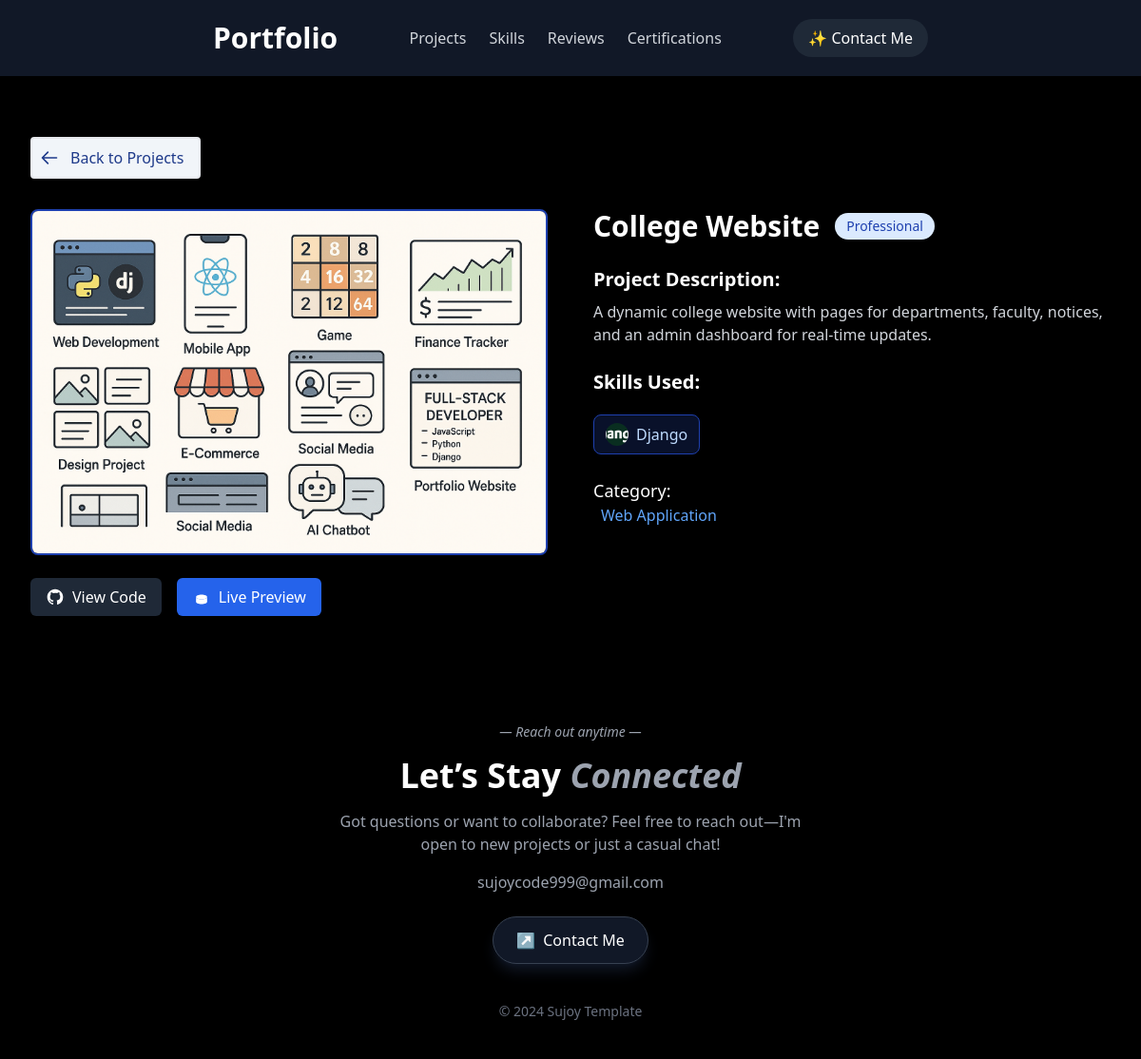
Before: /projects/6/ with the older database file.
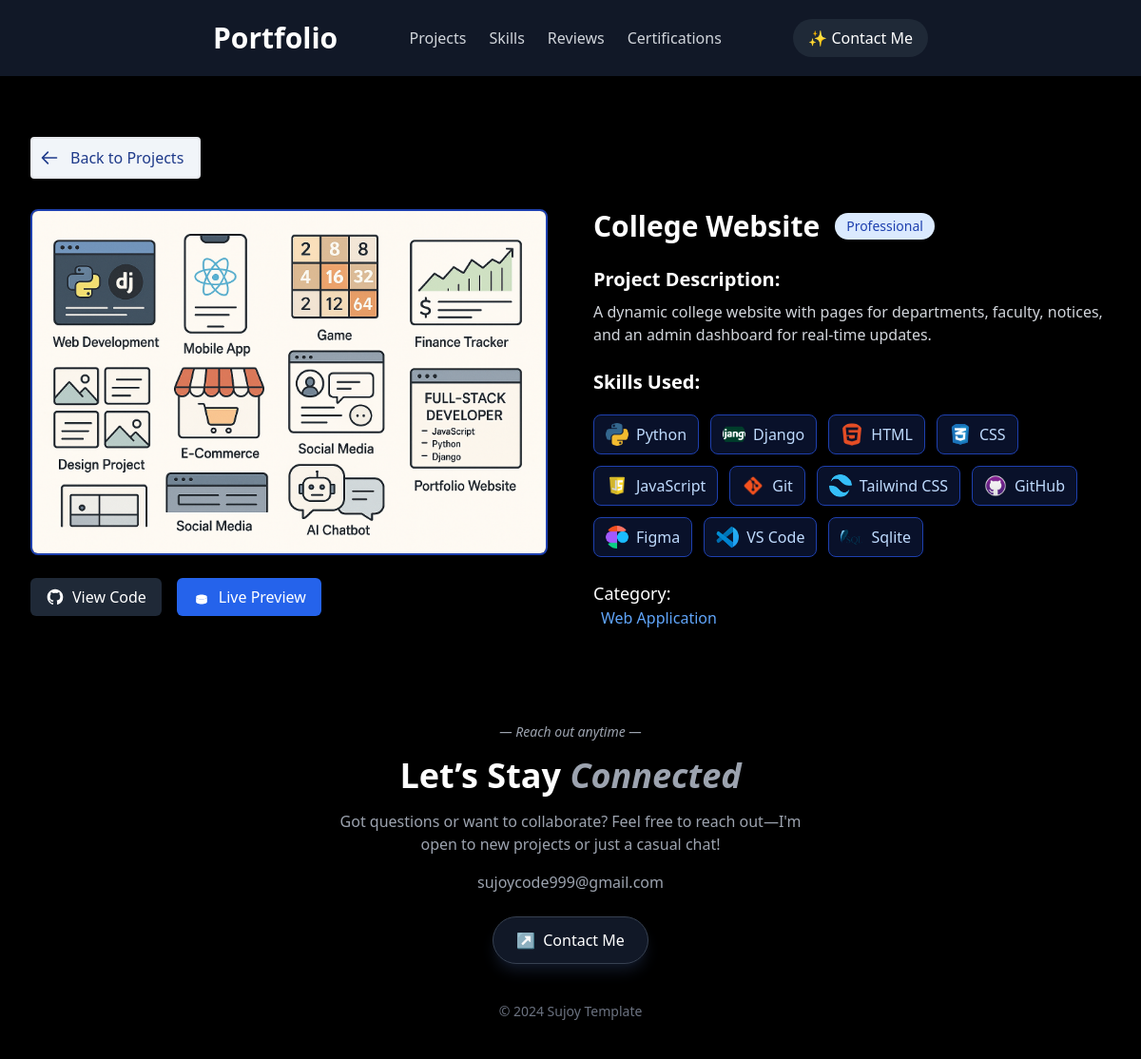
After: the same page with the newer database file.
### pages/models.py (models this page shows, shortened)
class All_Skills(models.Model):
    skills_name = models.CharField(max_length=100)
    skills_img = models.ImageField(upload_to='skills_images/')
    proficiency = models.IntegerField(help_text="Proficiency level from 1 to 10")

### pages/views.py (the view)
# urls.py: path('projects/<int:pk>/', views.project_detail, name='project_detail'),
def project_detail(request, pk):
    project = get_object_or_404(Project, pk=pk)
    return render(request, 'project_detils.html', {'project': project})

### templates/project_detils.html (shortened to what this page needs)
{% extends "base.html" %}
{% block content %}
<section class="py-12 px-4 sm:px-6 lg:px-8 max-w-7xl mx-auto mt-24">
    <div class="mb-8">
        <a href="{% url 'projects_list' %}" class="inline-flex items-center  text-blue-900 hover:text-blue-800 border-2 rounded px-2 bg-slate-100">
            <svg class="w-5 h-5 mr-1" fill="none" stroke="currentColor" viewBox="0 0 24 24">
                <path stroke-linecap="round" stroke-linejoin="round" stroke-width="2" d="M10 19l-7-7m0 0l7-7m-7 7h18" />
            </svg>
            <span class="p-2">Back to Projects</span>
        </a>
    </div>
    <div class="grid grid-cols-1 lg:grid-cols-2 gap-12">
        <div>
            <div class="rounded-lg overflow-hidden shadow-lg mb-6 border-2 border-blue-800">
                <img src="{{ project.image.url }}" alt="{{ project.project_name }}" class="w-full h-auto">
            </div>
            <div class="flex flex-wrap gap-4 mb-6">
                {% if project.github_link %}
                <a href="{{ project.github_link }}" target="_blank" class="inline-flex items-center px-4 py-2 bg-gray-800 text-white rounded-md hover:bg-gray-700 transition-colors">
                    <span>View Code</span>
                </a>
                {% endif %}
                {% if project.preview_link %}
                <a href="{{ project.preview_link }}" target="_blank" class="inline-flex items-center px-4 py-2 bg-blue-600 text-white rounded-md hover:bg-blue-700 transition-colors">
                    <svg class="w-5 h-5 mr-2" fill="currentColor" viewBox="0 0 24 24">
                        <path d="M12 15c3.866 0 7-1.343 7-3s-3.134-3-7-3-7 1.343-7 3 3.134 3 7 3z" />
                        <path d="M12 15c3.866 0 7-1.343 7-3v6c0 1.657-3.134 3-7 3s-7-1.343-7-3v-6c0 1.657 3.134 3 7 3z" />
                    </svg>
                    <span>Live Preview</span>
                </a>
                {% endif %}
            </div>
        </div>
        <div>
            <div class="flex items-center gap-4 mb-6">
                <h1 class="text-3xl font-bold text-white  decoration-blue-500 decoration-2">{{ project.project_name }}</h1>
                <span class="px-3 py-1 text-sm rounded-full bg-blue-100 text-blue-800 dark:bg-blue-900 dark:text-blue-200">
                    {{ project.get_project_type_display }}
                </span>
            </div>
            <div class="mb-6">
                <h2 class="text-xl font-semibold text-white mb-2  decoration-blue-400 decoration-2">Project Description:</h2>
                <div class="prose dark:prose-invert max-w-none text-gray-300">
                    {{ project.description|linebreaks }}
                </div>
            </div>
            <div>
                <h2 class="text-xl font-semibold text-white mb-2  decoration-blue-400 decoration-2">Skills Used:</h2>
                <div class="flex flex-wrap gap-3 mt-5">
                    {% for skill in project.skills_used.all %}
                    <div class="flex items-center gap-2 px-3 py-2 bg-blue-900/30 rounded-lg border border-blue-800">
                        <img src="{{ skill.skills_img.url }}" alt="{{ skill.skills_name }}" class="w-6 h-6 rounded-full object-cover">
                        <span class="text-blue-200 font-medium">{{ skill.skills_name }}</span>
                    </div>
                    {% endfor %}
                </div>
            </div>
            <div class="mt-6">
                <div>
                    <h2 class="text-lg font-medium text-white">Category:</h2>
                    <p class="text-blue-400 font-medium px-2">{{ project.category }}</p>
                </div>
        </div>
        </div>
    </div>
</section>
{% endblock %}

Changed rows visible on the page:
now on this page (row edited): All_Skills: skills_img (picture), skills_name "Python"
changed All_Skills "Django": skills_img: a different picture
now on this page (row unchanged): All_Skills: skills_img (picture), skills_name "HTML"
now on this page (row unchanged): All_Skills: skills_img (picture), skills_name "CSS"
now on this page (row edited): All_Skills: skills_img (picture), skills_name "JavaScript"
now on this page (row edited): All_Skills: skills_img (picture), skills_name "Git"
now on this page (row edited): All_Skills: skills_img (picture), skills_name "Tailwind CSS"
now on this page (row edited): All_Skills: skills_img (picture), skills_name "GitHub"
now on this page (row edited): All_Skills: skills_img (picture), skills_name "Figma"
now on this page (row edited): All_Skills: skills_img (picture), skills_name "VS Code"
added All_Skills: skills_img (picture), skills_name "Sqlite"
